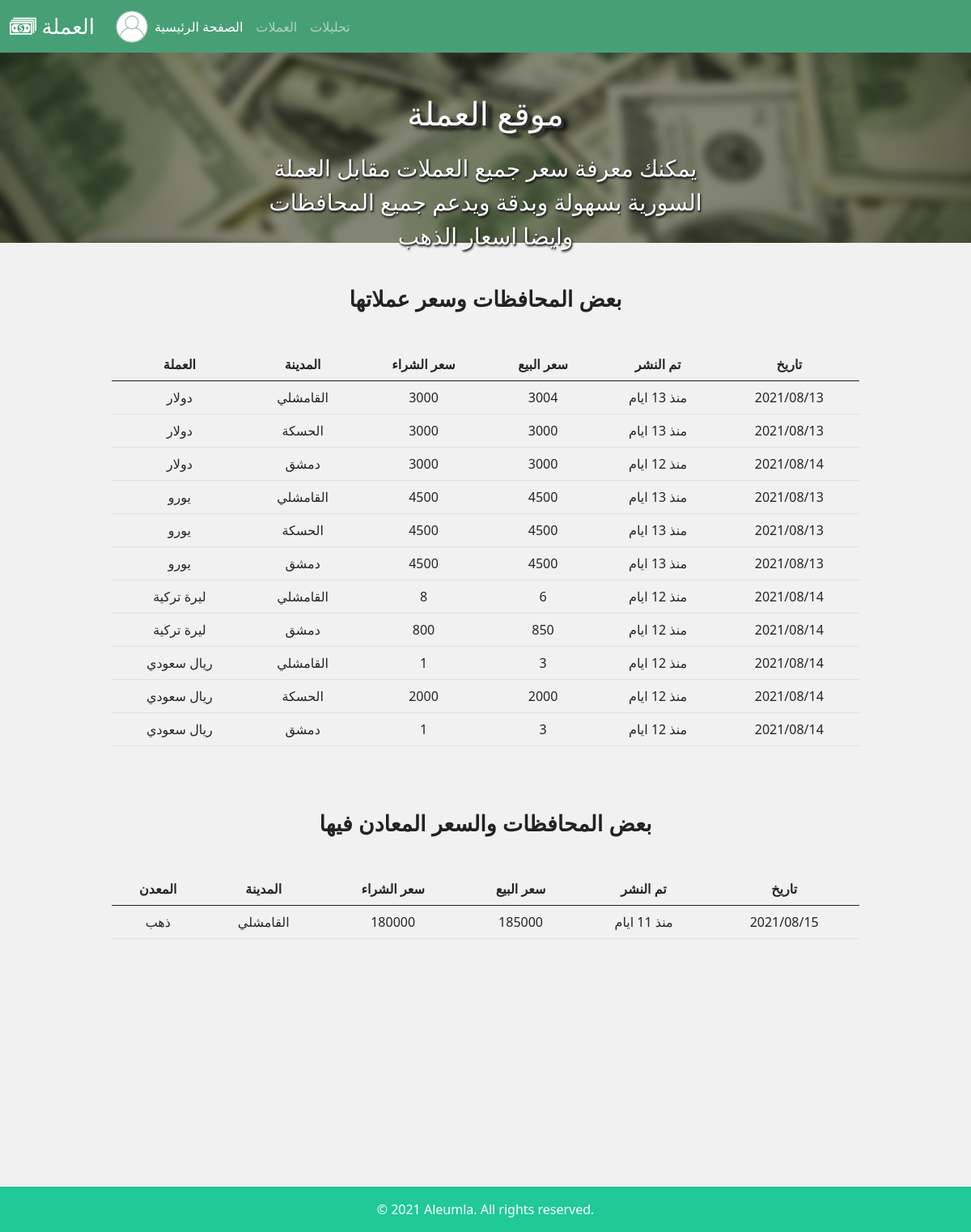
The page / (signed in) on the database its author committed.
### accounts/models.py (models this page shows, shortened)
class UserProfile(models.Model):
    user = models.OneToOneField(User, on_delete=models.CASCADE, verbose_name="اسم المستخدم")
    phone = models.CharField(max_length=11, blank=True)
    img = models.ImageField(upload_to="accounts/%Y/%M/%d", verbose_name="صورة ملف الشخصي", blank=True, default="user.png")
    city = models.CharField(max_length=50, blank=True)
    is_actived = models.BooleanField(default=False)

### services/models.py (models this page shows, shortened)
class Dollars(models.Model):
    name = models.CharField(max_length=100)
    buy = models.IntegerField(default=0)
    sell = models.IntegerField(default=0)
    publish_date = models.DateTimeField()
    type = models.ForeignKey(Type, on_delete=models.CASCADE)
    city = models.ForeignKey(City, on_delete=models.CASCADE)
    materials = models.ForeignKey(Materials, on_delete=models.CASCADE)
    class Meta:
        ordering = ['-publish_date']
    def whenpublished(self):
        now = timezone.now()
        diff= now - self.publish_date
        if diff.days == 0 and diff.seconds >= 0 and diff.seconds < 60:
            seconds= diff.seconds
            if seconds == 1:
                return "منذ " + str(seconds) + " ثانية"
            else:
                return "منذ " + str(seconds) + " ثواني"
        if diff.days == 0 and diff.seconds >= 60 and diff.seconds < 3600:
            minutes= math.floor(diff.seconds/60)
            if minutes == 1:
                return "منذ " + str(minutes)  + " دقيقة"
            else:
                return "منذ " + str(minutes)  + " دقيقة"
        if diff.days == 0 and diff.seconds >= 3600 and diff.seconds < 86400:
            hours= math.floor(diff.seconds/3600)
            if hours == 1:
                return "منذ " + str(hours) + " ساعة"
            else:
                return "منذ " + str(hours) + " ساعات"
        if diff.days >= 1 and diff.days < 30:
            days= diff.days
            if days == 1:
                return "منذ " + str(days) + " يوم"
            else:
                return "منذ " + str(days) + " ايام"

class City(models.Model):
    name = models.CharField(max_length=50)
    img = models.ImageField(upload_to="City/%Y/%M/%d", blank=True)

class Euros(models.Model):
    name = models.CharField(max_length=100)
    buy = models.IntegerField(default=0)
    sell = models.IntegerField(default=0)
    publish_date = models.DateTimeField()
    type = models.ForeignKey(Type, on_delete=models.CASCADE)
    city = models.ForeignKey(City, on_delete=models.CASCADE)
    materials = models.ForeignKey(Materials, on_delete=models.CASCADE)
    class Meta:
        ordering = ['-publish_date']
    def whenpublished(self):
        now = timezone.now()
        diff= now - self.publish_date
        if diff.days == 0 and diff.seconds >= 0 and diff.seconds < 60:
            seconds= diff.seconds
            if seconds == 1:
                return "منذ " + str(seconds) + " ثانية"
            else:
                return "منذ " + str(seconds) + " ثواني"
        if diff.days == 0 and diff.seconds >= 60 and diff.seconds < 3600:
            minutes= math.floor(diff.seconds/60)
            if minutes == 1:
                return "منذ " + str(minutes)  + " دقيقة"
            else:
                return "منذ " + str(minutes)  + " دقيقة"
        if diff.days == 0 and diff.seconds >= 3600 and diff.seconds < 86400:
            hours= math.floor(diff.seconds/3600)
            if hours == 1:
                return "منذ " + str(hours) + " ساعة"
            else:
                return "منذ " + str(hours) + " ساعات"
        if diff.days >= 1 and diff.days < 30:
            days= diff.days
            if days == 1:
                return "منذ " + str(days) + " يوم"
            else:
                return "منذ " + str(days) + " ايام"

class Turkish(models.Model):
    name = models.CharField(max_length=100, verbose_name='الاسم')
    buy = models.IntegerField(default=0, verbose_name='سعر الشراء')
    sell = models.IntegerField(default=0, verbose_name='سعر البيع')
    publish_date = models.DateTimeField(verbose_name='تاريخ النشر')
    type = models.ForeignKey(Type, on_delete=models.CASCADE, verbose_name='النوع')
    city = models.ForeignKey(City, on_delete=models.CASCADE, verbose_name='المدينة')
    materials = models.ForeignKey(Materials, on_delete=models.CASCADE, verbose_name='المادة')
    class Meta:
        ordering = ['-publish_date']
    def whenpublished(self):
        now = timezone.now()
        diff= now - self.publish_date
        if diff.days == 0 and diff.seconds >= 0 and diff.seconds < 60:
            seconds= diff.seconds
            if seconds == 1:
                return "منذ " + str(seconds) + " ثانية"
            else:
                return "منذ " + str(seconds) + " ثواني"
        if diff.days == 0 and diff.seconds >= 60 and diff.seconds < 3600:
            minutes= math.floor(diff.seconds/60)
            if minutes == 1:
                return "منذ " + str(minutes)  + " دقيقة"
            else:
                return "منذ " + str(minutes)  + " دقيقة"
        if diff.days == 0 and diff.seconds >= 3600 and diff.seconds < 86400:
            hours= math.floor(diff.seconds/3600)
            if hours == 1:
                return "منذ " + str(hours) + " ساعة"
            else:
                return "منذ " + str(hours) + " ساعات"
        if diff.days >= 1 and diff.days < 30:
            days= diff.days
            if days == 1:
                return "منذ " + str(days) + " يوم"
            else:
                return "منذ " + str(days) + " ايام"

class Saudi(models.Model):
    name = models.CharField(max_length=100, verbose_name='الاسم')
    buy = models.IntegerField(default=0, verbose_name='سعر الشراء')
    sell = models.IntegerField(default=0, verbose_name='سعر البيع')
    publish_date = models.DateTimeField(verbose_name='تاريخ النشر')
    type = models.ForeignKey(Type, on_delete=models.CASCADE, verbose_name='النوع')
    city = models.ForeignKey(City, on_delete=models.CASCADE, verbose_name='المدينة')
    materials = models.ForeignKey(Materials, on_delete=models.CASCADE, verbose_name='المادة')
    class Meta:
        ordering = ['-publish_date']
    def whenpublished(self):
        now = timezone.now()
        diff= now - self.publish_date
        if diff.days == 0 and diff.seconds >= 0 and diff.seconds < 60:
            seconds= diff.seconds
            if seconds == 1:
                return "منذ " + str(seconds) + " ثانية"
            else:
                return "منذ " + str(seconds) + " ثواني"
        if diff.days == 0 and diff.seconds >= 60 and diff.seconds < 3600:
            minutes= math.floor(diff.seconds/60)
            if minutes == 1:
                return "منذ " + str(minutes)  + " دقيقة"
            else:
                return "منذ " + str(minutes)  + " دقيقة"
        if diff.days == 0 and diff.seconds >= 3600 and diff.seconds < 86400:
            hours= math.floor(diff.seconds/3600)
            if hours == 1:
                return "منذ " + str(hours) + " ساعة"
            else:
                return "منذ " + str(hours) + " ساعات"
        if diff.days >= 1 and diff.days < 30:
            days= diff.days
            if days == 1:
                return "منذ " + str(days) + " يوم"
            else:
                return "منذ " + str(days) + " ايام"

class Golds(models.Model):
    name = models.CharField(max_length=100, verbose_name='الاسم')
    buy = models.IntegerField(default=0, verbose_name='سعر الشراء')
    sell = models.IntegerField(default=0, verbose_name='سعر البيع')
    score = models.IntegerField(default=21,verbose_name='عيار الذهب')
    publish_date = models.DateTimeField(verbose_name='تاريخ النشر')
    type = models.ForeignKey(Type, on_delete=models.CASCADE, verbose_name='النوع')
    city = models.ForeignKey(City, on_delete=models.CASCADE, verbose_name='المدينة')
    materials = models.ForeignKey(Materials, on_delete=models.CASCADE, verbose_name='المادة')
    class Meta:
        ordering = ['-publish_date']
    def whenpublished(self):
        now = timezone.now()
        diff= now - self.publish_date
        if diff.days == 0 and diff.seconds >= 0 and diff.seconds < 60:
            seconds= diff.seconds
            if seconds == 1:
                return "منذ " + str(seconds) + " ثانية"
            else:
                return "منذ " + str(seconds) + " ثواني"
        if diff.days == 0 and diff.seconds >= 60 and diff.seconds < 3600:
            minutes= math.floor(diff.seconds/60)
            if minutes == 1:
                return "منذ " + str(minutes)  + " دقيقة"
            else:
                return "منذ " + str(minutes)  + " دقيقة"
        if diff.days == 0 and diff.seconds >= 3600 and diff.seconds < 86400:
            hours= math.floor(diff.seconds/3600)
            if hours == 1:
                return "منذ " + str(hours) + " ساعة"
            else:
                return "منذ " + str(hours) + " ساعات"
        if diff.days >= 1 and diff.days < 30:
            days= diff.days
            if days == 1:
                return "منذ " + str(days) + " يوم"
            else:
                return "منذ " + str(days) + " ايام"

### pages/views.py (the view)
# urls.py: path('', views.index, name='index'),
def index(request):
    shows = show_in_index.objects.filter(is_show=True)
    dols = Dollars.objects.all()
    eurs = Euros.objects.all()
    gols = Golds.objects.all()
    turkish = Turkish.objects.all()
    saudi = Saudi.objects.all()
    item = {
        'dol_ids' : dollars_id(show_in_index, Dollars),
        'eur_ids': Euros_id(show_in_index, Euros),
        'gol_ids': Golds_id(show_in_index, Golds),
        'tur_ids': Turkish_id(show_in_index, Turkish),
        'sau_ids': Saudi_id(show_in_index, Saudi),
        'dollars' : dols,
        'euros' : eurs,
        'golds' : gols,
        'shows' : shows,
        'turkish' : turkish,
        'saudi' : saudi,
    }
    return render(request, 'pages/index.html', item)

### templates/pages/index.html (shortened to what this page needs)
{% extends 'base.html' %}
{% load static %}
{% block sheri %}
<div style="vertical-align: top; position:relative; display: inline-block; width:100%; min-height:110px; background:none; " id="container_7b65bfd9">
  <div style="margin: 10px; display: block; " id="container_7b65bfd9_padding" >
    <div style="text-align:center;">
      <div style="vertical-align: top; position:relative; display: inline-block; margin:30px 0px 0px 0px;width:100%; min-height:55px; background:none; " id="container_6a4e7890">
        <div style="margin: 10px; display: block; " id="container_6a4e7890_padding" >
          <div style="text-align:center;">
            <span style="font-size:20pt; font-family:Arial, Helvetica, sans-serif; color:#222222; font-weight:bold; ">بعض المحافظات وسعر عملاتها</span>
            </div>
          </div>
        </div>
      </div>
    </div>
  </div>
<div style="vertical-align: top; position:relative; display: inline-block; width:100%; min-height:150px; background:none; " id="container_39e796ac">
  <div style="margin: 10px; display: block; " id="container_39e796ac_padding" >
    <div style="text-align:center;">
      <div style="vertical-align: top; position:relative; display: inline-block; width:80%; min-height:300px; background:none; " id="container_3fd19a42">
        <div style="margin: 10px; display: block; " id="container_3fd19a42_padding" >
          <div style="text-align:center;">
<table class="table table-hover">
  <thead >
    <tr >
      <th scope="col">العملة</th>
      <th scope="col">المدينة</th>
      <th scope="col">سعر الشراء</th>
      <th scope="col">سعر البيع</th>
      <th scope="col">تم النشر</th>
      <th scope="col">تاريخ</th>
    </tr>
  </thead>
  <tbody>
{% for dol_id in dol_ids %}
{% for dollar in dollars %}
{% if dollar.id == dol_id %}
      <tr>
          <td >{{dollar.name}}</td>
          <td>{{dollar.city.name}}</td>
          <td>{{dollar.buy}}</td>
          <td>{{dollar.sell}}</td>
          <td >{{ dollar.whenpublished }}</td>
          <td>{{dollar.publish_date|date:"Y/m/d"}}</td>
      </tr>
{% endif %}
{% endfor %}
{% endfor %}
{% for dol_id in eur_ids %}
{% for dollar in euros %}
{% if dollar.id == dol_id %}
      <tr>
          <td >{{dollar.name}}</td>
          <td>{{dollar.city.name}}</td>
          <td>{{dollar.buy}}</td>
          <td>{{dollar.sell}}</td>
          <td >{{ dollar.whenpublished }}</td>
          <td>{{dollar.publish_date|date:"Y/m/d"}}</td>
      </tr>
{% endif %}
{% endfor %}
{% endfor %}
{% for dol_id in tur_ids %}
{% for dollar in turkish %}
{% if dollar.id == dol_id %}
      <tr>
          <td >{{dollar.name}}</td>
          <td>{{dollar.city.name}}</td>
          <td>{{dollar.buy}}</td>
          <td>{{dollar.sell}}</td>
          <td >{{ dollar.whenpublished }}</td>
          <td>{{dollar.publish_date|date:"Y/m/d"}}</td>
      </tr>
{% endif %}
{% endfor %}
{% endfor %}
{% for dol_id in sau_ids %}
{% for dollar in saudi %}
{% if dollar.id == dol_id %}
      <tr>
          <td >{{dollar.name}}</td>
          <td>{{dollar.city.name}}</td>
          <td>{{dollar.buy}}</td>
          <td>{{dollar.sell}}</td>
          <td >{{ dollar.whenpublished }}</td>
          <td>{{dollar.publish_date|date:"Y/m/d"}}</td>
      </tr>
{% endif %}
{% endfor %}
{% endfor %}
  </tbody>
</table>
            </div>
          </div>
        </div>
      </div>
    </div>
  </div>
  <div style="vertical-align: top; position:relative; display: inline-block; width:100%; min-height:110px; background:none; " id="container_7b65bfd9">
  <div style="margin: 10px; display: block; " id="container_7b65bfd9_padding" >
    <div style="text-align:center;">
      <div style="vertical-align: top; position:relative; display: inline-block; margin:30px 0px 0px 0px;width:100%; min-height:55px; background:none; " id="container_6a4e7890">
        <div style="margin: 10px; display: block; " id="container_6a4e7890_padding" >
          <div style="text-align:center;">
            <span style="font-size:20pt; font-family:Arial, Helvetica, sans-serif; color:#222222; font-weight:bold; ">بعض المحافظات والسعر المعادن فيها</span>
            </div>
          </div>
        </div>
      </div>
    </div>
  </div>
<div style="vertical-align: top; position:relative; display: inline-block; width:100%; min-height:150px; background:none; " id="container_39e796ac">
  <div style="margin: 10px; display: block; " id="container_39e796ac_padding" >
    <div style="text-align:center;">
      <div style="vertical-align: top; position:relative; display: inline-block; width:80%; min-height:300px; background:none; " id="container_3fd19a42">
        <div style="margin: 10px; display: block; " id="container_3fd19a42_padding" >
          <div style="text-align:center;">
<table class="table table-hover ">
  <thead >
    <tr >
      <th scope="col">المعدن</th>
      <th scope="col">المدينة</th>
      <th scope="col">سعر الشراء</th>
      <th scope="col">سعر البيع</th>
      <th scope="col">تم النشر</th>
      <th scope="col">تاريخ</th>
    </tr>
  </thead>
  <tbody>
{% for dol_id in gol_ids %}
{% for dollar in golds %}
{% if dollar.id == dol_id %}
      <tr>
          <td >{{dollar.name}}</td>
          <td>{{dollar.city.name}}</td>
          <td>{{dollar.buy}}</td>
          <td>{{dollar.sell}}</td>
          <td >{{ dollar.whenpublished }}</td>
          <td>{{dollar.publish_date|date:"Y/m/d"}}</td>
      </tr>
{% endif %}
{% endfor %}
{% endfor %}
  </tbody>
</table>
            </div>
          </div>
        </div>
      </div>
    </div>
  </div>
{% endblock %}

### templates/part/__navbar.html (shortened to what this page needs)
<nav class="navbar navbar-expand-lg navbar-dark fixed-top" style="background-color:#479f76; ">
  <div class="container-fluid ">
    <a class="navbar-brand" href="{% url 'index' %}" style="font-size:26px">
العملة</a>
    <div class="collapse navbar-collapse " id="navbarNavDropdown">
      <ul class="navbar-nav ">
        {% if user.is_authenticated %}
            <li class="nav-item dropdown" style="margin-left:10px">
              <img width='40px' src="{{user.userprofile.img.url}}" class="rounded-circle" alt="{{user.username}}" class="nav-link dropdown-toggle rounded-circle" href="#" id="navbarDropdownMenuLink" role="button" data-bs-toggle="dropdown" aria-expanded="false">
            </li>
        {% endif %}
        <li class="nav-item">
          <a class="nav-link active" aria-current="page" href="{% url 'index' %}">الصفحة الرئيسية</a>
        </li>
        <li class="nav-item">
          <a class="nav-link" href="{% url 'index' %}services/type">العملات</a>
        </li>
        <li class="nav-item">
          <a class="nav-link" href="{% url 'details' %}">تحليلات</a>
        </li>
      </ul>
    </div>
  </div>
</nav>

### rows shown on the page
Dollars: name "دولار", city.name "القامشلي", buy "3000", sell "3004", whenpublished "منذ 13 ايام", publish_date "2021/08/13"
Dollars: name "دولار", city.name "الحسكة", buy "3000", sell "3000", whenpublished "منذ 13 ايام", publish_date "2021/08/13"
Dollars: name "دولار", city.name "دمشق", buy "3000", sell "3000", whenpublished "منذ 12 ايام", publish_date "2021/08/14"
Euros: name "يورو", city.name "القامشلي", buy "4500", sell "4500", whenpublished "منذ 13 ايام", publish_date "2021/08/13"
Euros: name "يورو", city.name "الحسكة", buy "4500", sell "4500", whenpublished "منذ 13 ايام", publish_date "2021/08/13"
Euros: name "يورو", city.name "دمشق", buy "4500", sell "4500", whenpublished "منذ 13 ايام", publish_date "2021/08/13"
Turkish: name "ليرة تركية", city.name "القامشلي", buy "8", sell "6", whenpublished "منذ 12 ايام", publish_date "2021/08/14"
Turkish: name "ليرة تركية", city.name "دمشق", buy "800", sell "850", whenpublished "منذ 12 ايام", publish_date "2021/08/14"
Saudi: name "ريال سعودي", city.name "القامشلي", buy "1", sell "3", whenpublished "منذ 12 ايام", publish_date "2021/08/14"
Saudi: name "ريال سعودي", city.name "الحسكة", buy "2000", sell "2000", whenpublished "منذ 12 ايام", publish_date "2021/08/14"
Saudi: name "ريال سعودي", city.name "دمشق", buy "1", sell "3", whenpublished "منذ 12 ايام", publish_date "2021/08/14"
Golds: name "ذهب", city.name "القامشلي", buy "180000", sell "185000", whenpublished "منذ 11 ايام", publish_date "2021/08/15"
